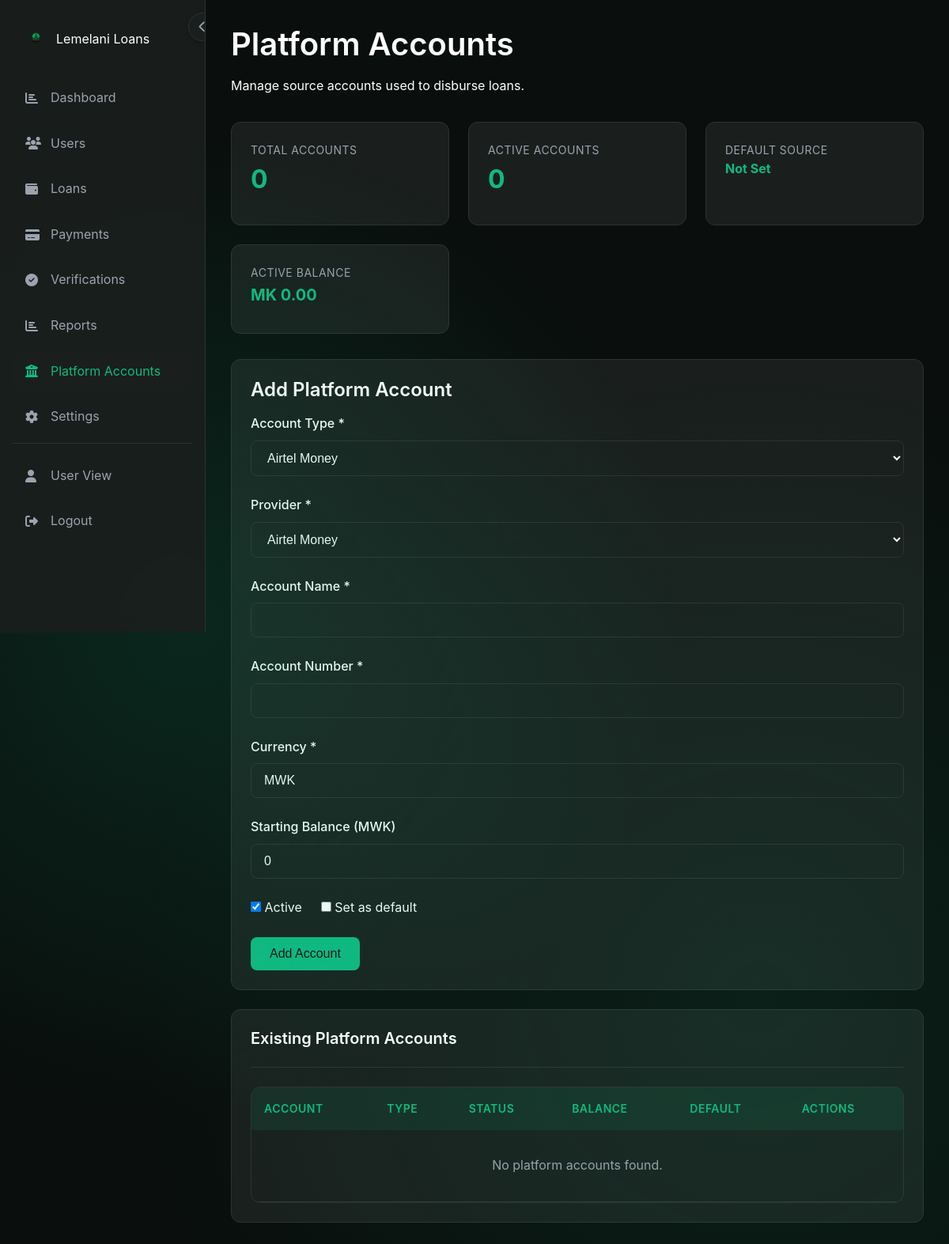
The page /admin/platform-accounts.php (signed in) on the database as committed earlier.
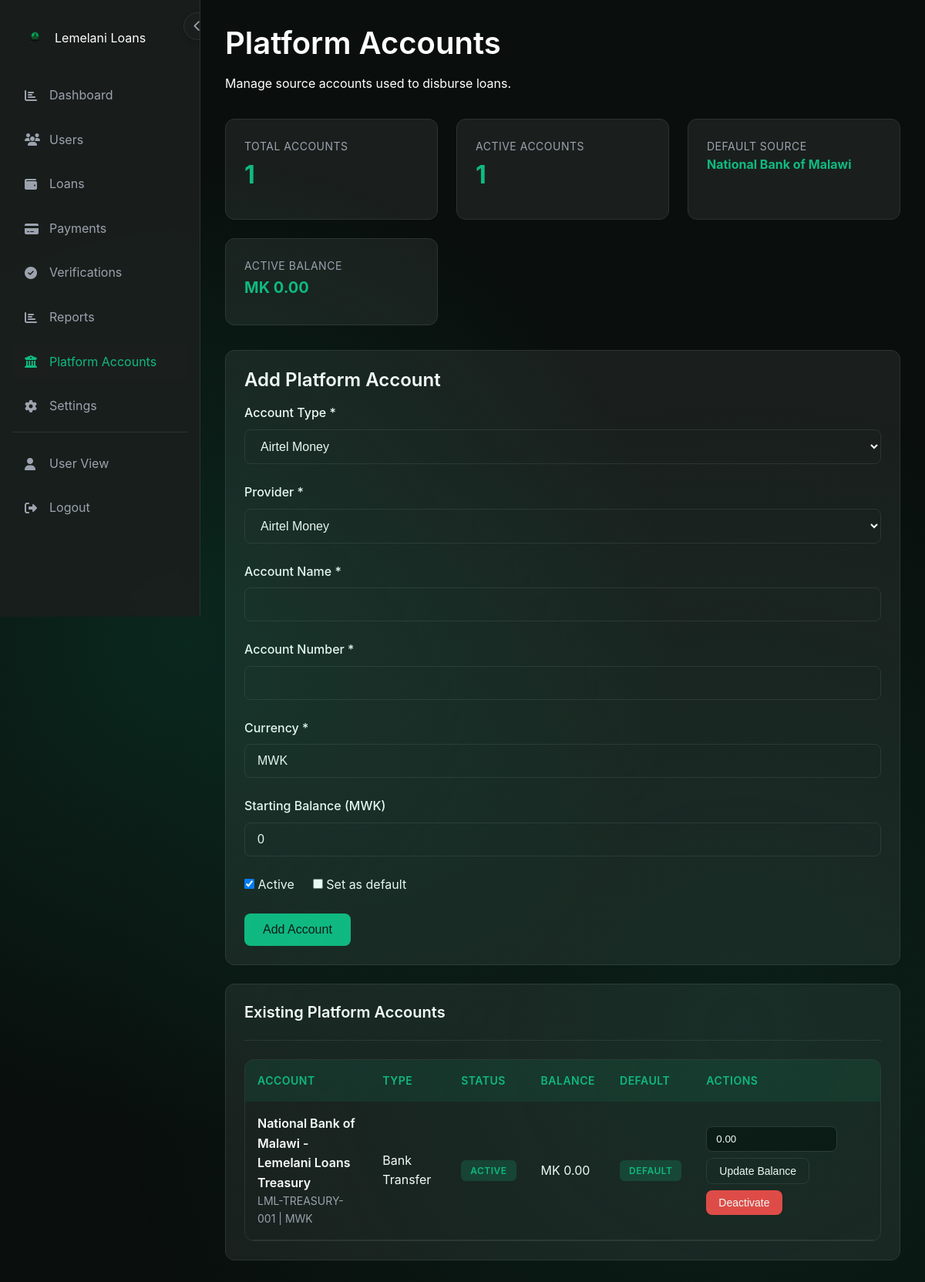
The same page on the database as committed later.
### tables this page shows
CREATE TABLE platform_accounts (
    account_id          INT UNSIGNED AUTO_INCREMENT PRIMARY KEY,
    account_type        ENUM('airtel_money','tnm_mpamba','sticpay','mastercard','visa','binance','bank_transfer','bank_account','mobile_money','wallet','escrow') NOT NULL DEFAULT 'airtel_money',
    account_provider    VARCHAR(100) NOT NULL,
    account_name        VARCHAR(150) NOT NULL,
    account_number      VARCHAR(40) NOT NULL,
    currency_code       CHAR(3) NOT NULL DEFAULT 'MWK',
    current_balance_mwk DECIMAL(15,2) DEFAULT 0.00,
    is_default          TINYINT(1) DEFAULT 0,
    is_active           TINYINT(1) DEFAULT 1,
    created_at          TIMESTAMP DEFAULT CURRENT_TIMESTAMP,
    updated_at          TIMESTAMP DEFAULT CURRENT_TIMESTAMP ON UPDATE CURRENT_TIMESTAMP,
    INDEX idx_platform_active (is_active, is_default),
    UNIQUE KEY uq_platform_account (account_type, account_provider, account_number)
);

### classes/Loan.php (called while the page is built, shortened)
<?php
class Loan {
    private $conn;
    private $table_platform_accounts = "platform_accounts";
    public function __construct($db) {
        $this->conn = $db;
    }
    public function getPlatformAccounts($activeOnly = false) {
        $query = "SELECT account_id, account_type, account_provider, account_name, account_number, currency_code,
                         current_balance_mwk, is_default, is_active, created_at, updated_at
                  FROM " . $this->table_platform_accounts;
        $query .= " ORDER BY is_default DESC, is_active DESC, account_id DESC";
        $stmt = $this->conn->query($query);
        return $stmt ? $stmt->fetchAll(PDO::FETCH_ASSOC) : [];
    }
}
?>

### config/config.php (called while the page is built, shortened)
<?php
function h($value) {
    return htmlspecialchars((string)$value, ENT_QUOTES, 'UTF-8');
}
function format_currency($amount) {
    $amount = $amount !== null ? $amount : 0;
    return 'MK ' . number_format($amount, 2);
}
?>

### admin/platform-accounts.php (the view, shortened to what the changed rows need)
<?php
require_once '../config/config.php';
require_once '../classes/Loan.php';
$database = new Database();
$db = $database->getConnection();
$loan = new Loan($db);
$accounts = $loan->getPlatformAccounts(false);
$active_accounts = array_filter($accounts, function($a) {
    return (int)$a['is_active'] === 1;
});
$default_account = null;
foreach ($accounts as $acc) {
    if ((int)$acc['is_default'] === 1) {
        $default_account = $acc;
        break;
    }
}
?>
<!DOCTYPE html>
<html lang="en">
<head>
    <link rel="stylesheet" href="../assets/css/style.css">
    <link rel="stylesheet" href="../assets/css/fontawesome-all.min.css" />
</head>
<body>
    <div class="main-wrapper">
        <div class="main-content">
            <h1>Platform Accounts</h1>
            <div class="stats-grid mb-4">
                <div class="stat-card">
                    <div class="stat-label">Total Accounts</div>
                    <div class="stat-value"><?php echo count($accounts); ?></div>
                </div>
                <div class="stat-card">
                    <div class="stat-label">Active Accounts</div>
                    <div class="stat-value"><?php echo count($active_accounts); ?></div>
                </div>
                <div class="stat-card">
                    <div class="stat-label">Default Source</div>
                    <div class="stat-value" style="font-size:1rem;"><?php echo $default_account ? h($default_account['account_provider']) : 'Not Set'; ?></div>
                </div>
            </div>
            <div class="card">
                <div class="table-wrapper">
                    <table>
                        <thead>
                            <tr>
                                <th>Account</th>
                                <th>Type</th>
                                <th>Status</th>
                                <th>Balance</th>
                                <th>Default</th>
                                <th>Actions</th>
                            </tr>
                        </thead>
                        <tbody>
                            <?php if (empty($accounts)): ?>
                                <tr><td colspan="6" style="text-align:center; padding:2rem; color:var(--text-secondary);">No platform accounts found.</td></tr>
                            <?php else: ?>
                                <?php foreach ($accounts as $acc): ?>
                                    <tr>
                                        <td>
                                            <div style="font-weight:600;"><?php echo h($acc['account_provider'] . ' - ' . $acc['account_name']); ?></div>
                                            <div class="account-meta"><?php echo h($acc['account_number']); ?> | <?php echo h($acc['currency_code']); ?></div>
                                        </td>
                                        <td><?php echo h(ucwords(str_replace('_', ' ', $acc['account_type']))); ?></td>
                                        <td>
                                            <span class="badge badge-<?php echo (int)$acc['is_active'] === 1 ? 'success' : 'secondary'; ?>">
                                                <?php echo (int)$acc['is_active'] === 1 ? 'Active' : 'Inactive'; ?>
                                            </span>
                                        </td>
                                        <td><?php echo format_currency($acc['current_balance_mwk']); ?></td>
                                        <td>
                                            <?php if ((int)$acc['is_default'] === 1): ?>
                                                <span class="badge badge-success">Default</span>
                                            <?php else: ?>
                                                <span class="text-secondary">-</span>
                                            <?php endif; ?>
                                        </td>
                                        <td>
                                            <form method="POST" class="inline-form">
                                                <input type="number" name="new_balance_mwk" class="mini-input" min="0" step="0.01" value="<?php echo h($acc['current_balance_mwk']); ?>">
                                                <button type="submit" class="btn btn-sm btn-secondary">Update Balance</button>
                                            </form>
                                            <form method="POST" class="inline-form" style="margin-top:0.5rem;">
                                                <button type="submit" class="btn btn-sm <?php echo (int)$acc['is_active'] === 1 ? 'btn-danger' : 'btn-secondary'; ?>">
                                                    <?php echo (int)$acc['is_active'] === 1 ? 'Deactivate' : 'Activate'; ?>
                                                </button>
                                            </form>
                                        </td>
                                    </tr>
                                <?php endforeach; ?>
                            <?php endif; ?>
                        </tbody>
                    </table>
                </div>
            </div>
        </div>
    </div>
</body>
</html>

Rows that differ between the two databases and show on the page:
added platform_accounts: is_active "1", account_provider "National Bank of Malawi", account_provider+account_name "National Bank of Malawi - Lemelani Loans Treasury", account_number "LML-TREASURY-001", currency_code "MWK", account_type "Bank Transfer", shows "ACTIVE", current_balance_mwk "MK 0.00", is_default "DEFAULT", new_balance_mwk "0.00", shows "Deactivate"
Other text that changed with them:
count($accounts): "0" → "1"
count($active_accounts): "0" → (not shown)
text no longer shown: "Not Set No platform accounts found."
